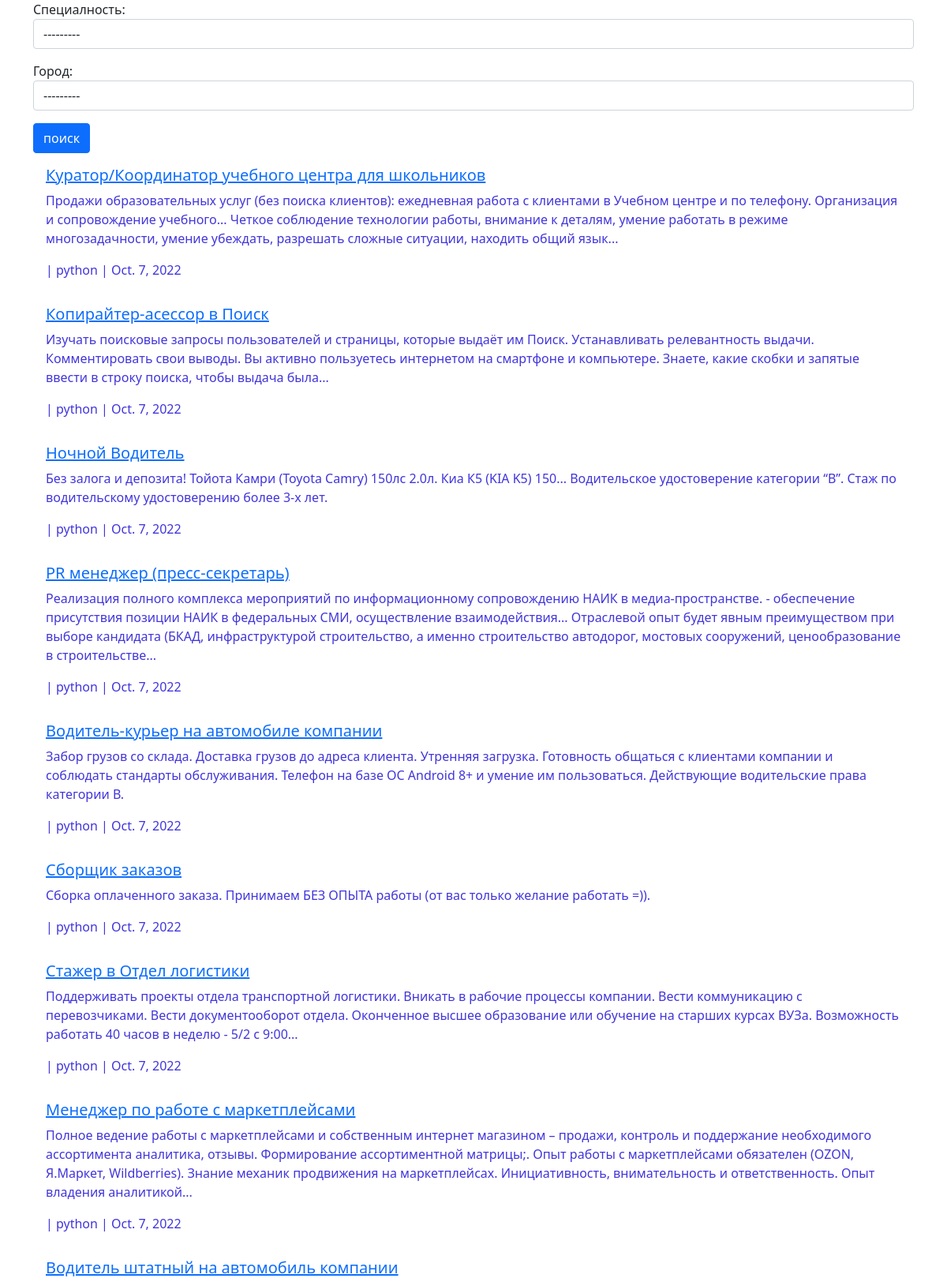
/home/ (upper part), run on the app's committed database.
### app/models.py (models this page shows, shortened)
class Vocancy(models.Model):
    url = models.URLField(unique=True)
    title = models.CharField(max_length=150, verbose_name="Загаловок")
    company = models.CharField(max_length=250, verbose_name="Компания")
    description = models.TextField(verbose_name="Описание")
    city = models.ForeignKey("City", on_delete=models.CASCADE, verbose_name="Город", blank=True, null=True)
    language = models.ForeignKey("Language", on_delete=models.CASCADE)
    timer = models.DateField(auto_now_add=True)
    class Meta:
        verbose_name = "Вакансия"
        verbose_name_plural = "Ваканчии"

class Language(models.Model):
    name = models.CharField(max_length=50, verbose_name="Язык програмирования", unique=True)
    slug = models.CharField(max_length=50, blank=True, unique=True)
    class Meta:
        verbose_name = 'Язык програмирования'
        verbose_name_plural = 'Языки програмирования'
    def __str__(self):
        return self.name

### app/views.py (the view)
# urls.py: path("", __vocancy),
def __vocancy(request) -> Vocancy:
    find_form = Find_form()
    if request.method == "GET":
        vocancy_object = Vocancy.objects.all()
        return render(request, template_name="home.html", context={"vocancy": vocancy_object, "find_form": find_form})

### app/forms.py
class Find_form(forms.Form):
    language_name = forms.ModelChoiceField(queryset=Language.objects.all(),
                                           widget=forms.Select(attrs={"class": "form-control"}),
                                           required=False,
                                           label="Специалность",
                                           to_field_name="slug")
    city_name = forms.ModelChoiceField(queryset=City.objects.all(),
                                       widget=forms.Select(attrs={"class": "form-control"}),
                                       required=False,
                                       label="Город",
                                       to_field_name="slug"
                                       )

### app/models.py (called while the page is built)
    def __str__(self):
        return self.name

### app/templates/home.html (shortened to what this page needs)
{% extends "base.html" %}
{% block content %}
        <form action="" method="get">
            <div class="form-group">
            {{ find_form.as_p }}
            </div>
            <button type="submit" class="btn btn-primary">поиск</button>
        </form>
{% for i in vocancy %}
  <div class="card-body">
    <h5 class="card-title"><a href="{{ i.url }}">{{ i.title }}</a></h5>
    <p class="card-text">{{ i.description }}</p>
      <p class="card-text">{{ i.city.name }} | {{ i.language.name }} | {{ i.timer }}</p>
      </div>
      {% endfor %}
{% endblock %}

### app/templates/base.html (shortened to what this page needs)
<!doctype html>
<html lang="en">
  <head>
    <link href="https://cdn.jsdelivr.net/npm/bootstrap@5.0.2/dist/css/bootstrap.min.css" rel="stylesheet">
  </head>
  <body>
      <div class="container">
          {% block content %}
          {% endblock %}
      </div>
  </body>
</html>

### app/templates/home.html (style rules this page uses)
.card-text { color: #4135dc; }

### data on the page
Vocancy: title "Куратор/Координатор учебного центра для школьников", description "Продажи образовательных услуг (без поиска клиентов): ежедневная работа с клиентами в Учебном центре и по телефону. Организация и сопровождение учебного... Четкое соблюдение технологии работы, внимание к деталям, умение работать в режиме многозадачности, умение убеждать, разрешать сложные ситуации, находить общий язык...", language.name "python", timer "Oct. 7, 2022"
Vocancy: title "Копирайтер-асессор в Поиск", description "Изучать поисковые запросы пользователей и страницы, которые выдаёт им Поиск. Устанавливать релевантность выдачи. Комментировать свои выводы. Вы активно пользуетесь интернетом на смартфоне и компьютере. Знаете, какие скобки и запятые ввести в строку поиска, чтобы выдача была...", language.name "python", timer "Oct. 7, 2022"
Vocancy: title "Ночной Водитель", description "Без залога и депозита! Тойота Камри (Toyota Camry) 150лс 2.0л. Киа К5 (KIA K5) 150... Водительское удостоверение категории “В”. Стаж по водительскому удостоверению более 3-х лет.", language.name "python", timer "Oct. 7, 2022"
Vocancy: title "PR менеджер (пресс-секретарь)", description "Реализация полного комплекса мероприятий по информационному сопровождению НАИК в медиа-пространстве. - обеспечение присутствия позиции НАИК в федеральных СМИ, осуществление взаимодействия... Отраслевой опыт будет явным преимуществом при выборе кандидата (БКАД, инфраструктурой строительство, а именно строительство автодорог, мостовых сооружений, ценообразование в строительстве...", language.name "python", timer "Oct. 7, 2022"
Vocancy: title "Водитель-курьер на автомобиле компании", description "Забор грузов со склада. Доставка грузов до адреса клиента. Утренняя загрузка. Готовность общаться с клиентами компании и соблюдать стандарты обслуживания. Телефон на базе ОС Android 8+ и умение им пользоваться. Действующие водительские права категории В.", language.name "python", timer "Oct. 7, 2022"
Vocancy: title "Сборщик заказов", description "Сборка оплаченного заказа. Принимаем БЕЗ ОПЫТА работы (от вас только желание работать =)).", language.name "python", timer "Oct. 7, 2022"
Vocancy: title "Стажер в Отдел логистики", description "Поддерживать проекты отдела транспортной логистики. Вникать в рабочие процессы компании. Вести коммуникацию с перевозчиками. Вести документооборот отдела. Оконченное высшее образование или обучение на старших курсах ВУЗа. Возможность работать 40 часов в неделю - 5/2 c 9:00...", language.name "python", timer "Oct. 7, 2022"
Vocancy: title "Менеджер по работе с маркетплейсами", description "Полное ведение работы с маркетплейсами и собственным интернет магазином – продажи, контроль и поддержание необходимого ассортимента аналитика, отзывы. Формирование ассортиментной матрицы;. Опыт работы с маркетплейсами обязателен (OZON, Я.Маркет, Wildberries). Знание механик продвижения на маркетплейсах. Инициативность, внимательность и ответственность. Опыт владения аналитикой...", language.name "python", timer "Oct. 7, 2022"
Vocancy: title "Водитель штатный на автомобиль компании"
